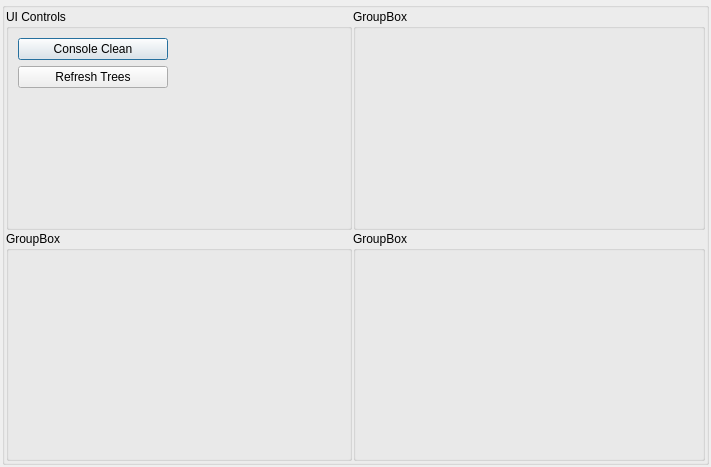
<?xml version="1.0" encoding="UTF-8"?>
<ui version="4.0">
 <class>createNode</class>
 <widget class="QDialog" name="createNode">
  <property name="geometry">
   <rect>
    <x>0</x>
    <y>0</y>
    <width>711</width>
    <height>467</height>
   </rect>
  </property>
  <property name="windowTitle">
   <string>Create Node</string>
  </property>
  <property name="modal">
   <bool>true</bool>
  </property>
  <layout class="QGridLayout" name="gridLayout_4">
   <property name="leftMargin">
    <number>2</number>
   </property>
   <property name="topMargin">
    <number>2</number>
   </property>
   <property name="rightMargin">
    <number>2</number>
   </property>
   <property name="bottomMargin">
    <number>2</number>
   </property>
   <property name="spacing">
    <number>2</number>
   </property>
   <item row="0" column="0" colspan="2">
    <widget class="QGroupBox" name="groupBox">
     <property name="title">
      <string/>
     </property>
     <layout class="QGridLayout" name="gridLayout">
      <property name="leftMargin">
       <number>1</number>
      </property>
      <property name="topMargin">
       <number>1</number>
      </property>
      <property name="rightMargin">
       <number>1</number>
      </property>
      <property name="bottomMargin">
       <number>1</number>
      </property>
      <property name="spacing">
       <number>1</number>
      </property>
      <item row="0" column="1">
       <widget class="QGroupBox" name="groupBox_3">
        <property name="title">
         <string>GroupBox</string>
        </property>
        <layout class="QGridLayout" name="gridLayout_5">
         <item row="0" column="0">
          <spacer name="horizontalSpacer_2">
           <property name="orientation">
            <enum>Qt::Horizontal</enum>
           </property>
           <property name="sizeHint" stdset="0">
            <size>
             <width>328</width>
             <height>20</height>
            </size>
           </property>
          </spacer>
         </item>
        </layout>
       </widget>
      </item>
      <item row="0" column="0">
       <widget class="QGroupBox" name="groupBox_2">
        <property name="title">
         <string>UI Controls</string>
        </property>
        <layout class="QGridLayout" name="gridLayout_2">
         <item row="0" column="1">
          <spacer name="horizontalSpacer">
           <property name="orientation">
            <enum>Qt::Horizontal</enum>
           </property>
           <property name="sizeHint" stdset="0">
            <size>
             <width>40</width>
             <height>20</height>
            </size>
           </property>
          </spacer>
         </item>
         <item row="0" column="0">
          <widget class="QPushButton" name="pushButton">
           <property name="text">
            <string>Console Clean</string>
           </property>
          </widget>
         </item>
         <item row="2" column="0">
          <spacer name="verticalSpacer">
           <property name="orientation">
            <enum>Qt::Vertical</enum>
           </property>
           <property name="sizeHint" stdset="0">
            <size>
             <width>20</width>
             <height>135</height>
            </size>
           </property>
          </spacer>
         </item>
         <item row="1" column="0">
          <widget class="QPushButton" name="pushButton_2">
           <property name="minimumSize">
            <size>
             <width>150</width>
             <height>0</height>
            </size>
           </property>
           <property name="text">
            <string>Refresh Trees</string>
           </property>
          </widget>
         </item>
        </layout>
       </widget>
      </item>
      <item row="1" column="0">
       <widget class="QGroupBox" name="groupBox_4">
        <property name="title">
         <string>GroupBox</string>
        </property>
        <layout class="QGridLayout" name="gridLayout_3">
         <item row="0" column="0">
          <spacer name="verticalSpacer_2">
           <property name="orientation">
            <enum>Qt::Vertical</enum>
           </property>
           <property name="sizeHint" stdset="0">
            <size>
             <width>20</width>
             <height>193</height>
            </size>
           </property>
          </spacer>
         </item>
        </layout>
       </widget>
      </item>
      <item row="1" column="1">
       <widget class="QGroupBox" name="groupBox_5">
        <property name="title">
         <string>GroupBox</string>
        </property>
       </widget>
      </item>
     </layout>
    </widget>
   </item>
  </layout>
 </widget>
 <resources/>
 <connections/>
 <slots>
  <slot>doRefreshTrees()</slot>
  <slot>doConsoleClean()</slot>
 </slots>
</ui>
